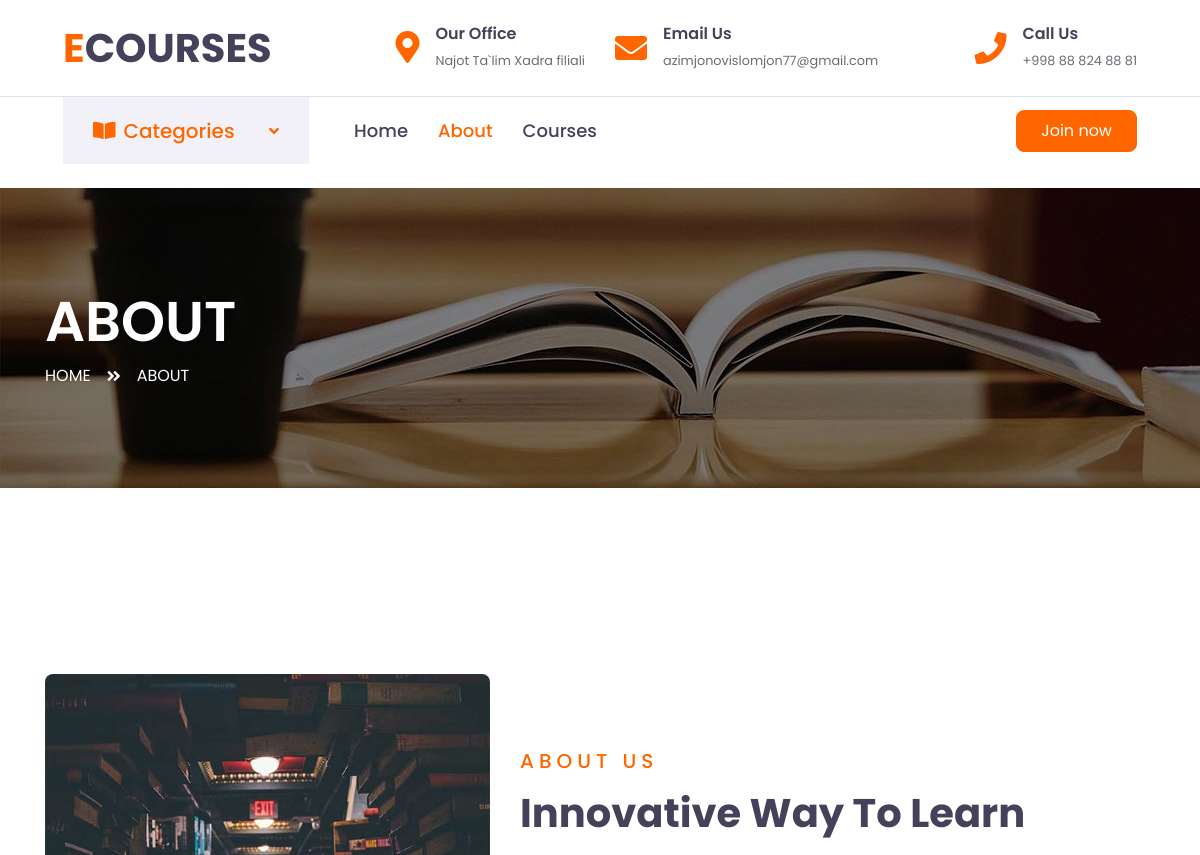
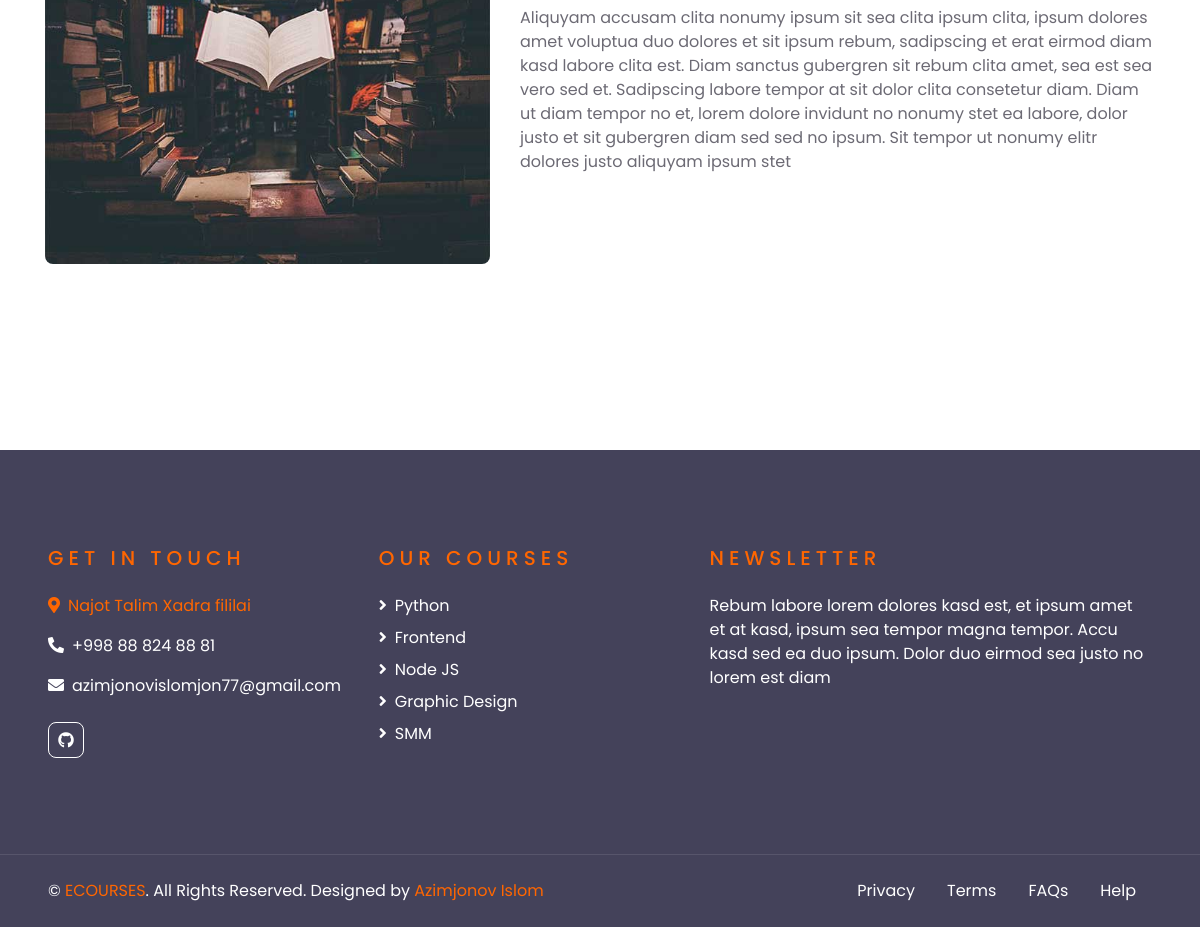
/course/about/, run on the app's committed database (2 pictures, top to bottom).
### course/models.py (models this page shows, shortened)
class Course(models.Model):
    title = models.CharField(max_length=255)
    image = models.ImageField(upload_to='images/', blank=True, null=True)
    students = models.PositiveIntegerField(default=0)
    duration = models.DurationField(default=timedelta())
    description = models.TextField(blank=True, null=True)
    rating = models.FloatField(default=0.0)
    num_reviews = models.PositiveIntegerField(default=0)
    price = models.DecimalField(max_digits=6, decimal_places=2)
    category = models.ForeignKey(Category, on_delete=models.CASCADE, related_name='courses', default=1)
    slug = models.SlugField(unique=True, null=True, blank=True)
    lesson_count = models.PositiveIntegerField(default=0)
    module_count = models.PositiveIntegerField(default=0)

### course/views.py (the view)
# urls.py: path('about/', AboutView.as_view(), name='about'),
class AboutView(ListView):
    model = Course
    template_name = 'course/about.html'
    context_object_name = 'courses'
    def get_queryset(self):
        return Course.objects.annotate(average_rating=Avg('comments__rating'))
    def get_context_data(self, **kwargs):
        context = super().get_context_data(**kwargs)
        context['categories'] = Category.objects.all()
        return context

### course/templates/course/about.html (shortened to what this page needs)
{% load static %}
{% load custom_filters %}
<!DOCTYPE html>
<html lang="en">
<head>
    <link href="https://cdnjs.cloudflare.com/ajax/libs/font-awesome/5.10.0/css/all.min.css" rel="stylesheet">
    <link href="{% static 'course/lib/owlcarousel/assets/owl.carousel.min.css' %}" rel="stylesheet" />
    <link href="{% static 'course/css/style.css' %}" rel="stylesheet" />
</head>
<body>
    <div class="container-fluid d-none d-lg-block">
        <div class="row align-items-center py-4 px-xl-5">
          <div class="col-lg-3">
            <a href="" class="text-decoration-none"><h1 class="m-0"><span class="text-primary">E</span>COURSES</h1></a>
          </div>
          <div class="col-lg-3 text-right">
            <div class="d-inline-flex align-items-center">
              <a href="https://maps.app.goo.gl/pmTfipbG1gK8Cf9U8"><i class="fa fa-2x fa-map-marker-alt text-primary mr-3"></i></a>
              <div class="text-left">
                <h6 class="font-weight-semi-bold mb-1">Our Office</h6>
                <small>Najot Ta`lim Xadra filiali</small>
              </div>
            </div>
          </div>
          <div class="col-lg-3 text-right">
            <div class="d-inline-flex align-items-center">
              <i class="fa fa-2x fa-envelope text-primary mr-3"></i>
              <div class="text-left">
                <h6 class="font-weight-semi-bold mb-1">Email Us</h6>
                <small>azimjonovislomjon77@gmail.com</small>
              </div>
            </div>
          </div>
          <div class="col-lg-3 text-right">
            <div class="d-inline-flex align-items-center">
              <i class="fa fa-2x fa-phone text-primary mr-3"></i>
              <div class="text-left">
                <h6 class="font-weight-semi-bold mb-1">Call Us</h6>
                <small>+998 88 824 88 81</small>
              </div>
            </div>
          </div>
        </div>
      </div>
    <div class="container-fluid">
        <div class="row border-top px-xl-5">
          <div class="col-lg-3 d-none d-lg-block">
            <a class="d-flex align-items-center justify-content-between bg-secondary w-100 text-decoration-none" data-toggle="collapse" href="#navbar-vertical" style="height: 67px; padding: 0 30px;">
              <h5 class="text-primary m-0"><i class="fa fa-book-open mr-2"></i>Categories</h5>
              <i class="fa fa-angle-down text-primary"></i>
            </a>
          </div>
          <div class="col-lg-9">
            <nav class="navbar navbar-expand-lg bg-light navbar-light py-3 py-lg-0 px-0">
              <div class="collapse navbar-collapse justify-content-between" id="navbarCollapse">
                <div class="navbar-nav py-0">
                  <a href="{% url 'course:index' %}" class="nav-item nav-link ">Home</a>
                  <a href="{% url 'course:about' %}" class="nav-item nav-link active">About</a>
                  <a href="{% url "course:course_list" %}" class="nav-item nav-link">Courses</a>
                </div>
                {% if user.is_authenticated %}
                  <a class="btn btn-primary py-2 px-4 ml-auto d-none d-lg-block" href="{% url 'users:logout_page' %}">Chiqish</a>
                {% else %}
                  <a class="btn btn-primary py-2 px-4 ml-auto d-none d-lg-block" href="{% url 'users:login_page' %}">Join now</a>
                {% endif %}
              </div>
            </nav>
          </div>
        </div>
      </div>
    <div class="container-fluid page-header" style="margin-bottom: 90px;">
        <div class="container">
            <div class="d-flex flex-column justify-content-center" style="min-height: 300px">
                <h3 class="display-4 text-white text-uppercase">About</h3>
                <div class="d-inline-flex text-white">
                    <p class="m-0 text-uppercase"><a class="text-white" href="">Home</a></p>
                    <i class="fa fa-angle-double-right pt-1 px-3"></i>
                    <p class="m-0 text-uppercase">About</p>
                </div>
            </div>
        </div>
    </div>
    <div class="container-fluid py-5">
        <div class="container py-5">
            <div class="row align-items-center">
                <div class="col-lg-5">
                    <img class="img-fluid rounded mb-4 mb-lg-0" src="{% static 'course/img/about.jpg'%}" alt="">
                </div>
                <div class="col-lg-7">
                    <div class="text-left mb-4">
                        <h5 class="text-primary text-uppercase mb-3" style="letter-spacing: 5px;">About Us</h5>
                        <h1>Innovative Way To Learn</h1>
                    </div>
                    <p>Aliquyam accusam clita nonumy ipsum sit sea clita ipsum clita, ipsum dolores amet voluptua duo dolores et sit ipsum rebum, sadipscing et erat eirmod diam kasd labore clita est. Diam sanctus gubergren sit rebum clita amet, sea est sea vero sed et. Sadipscing labore tempor at sit dolor clita consetetur diam. Diam ut diam tempor no et, lorem dolore invidunt no nonumy stet ea labore, dolor justo et sit gubergren diam sed sed no ipsum. Sit tempor ut nonumy elitr dolores justo aliquyam ipsum stet</p>
                </div>
            </div>
        </div>
    </div>
    <div class="container-fluid bg-dark text-white py-5 px-sm-3 px-lg-5" style="margin-top: 90px;">
        <div class="row pt-5">
          <div class="col-lg-7 col-md-12">
            <div class="row">
              <div class="col-md-6 mb-5">
                <h5 class="text-primary text-uppercase mb-4" style="letter-spacing: 5px;">Get In Touch</h5>
                <a href="https://maps.app.goo.gl/pmTfipbG1gK8Cf9U8">
                  <i href='https://maps.app.goo.gl/pmTfipbG1gK8Cf9U8' class="fa fa-map-marker-alt mr-2"></i>Najot Talim Xadra fililai
                <a>
                  <i class="fa fa-phone-alt mr-2"></i>+998 88 824 88 81
                <p>
                  <i class="fa fa-envelope mr-2"></i>azimjonovislomjon77@gmail.com
                </p>
                <div class="d-flex justify-content-start mt-4">
                  <a class="btn btn-outline-light btn-square mr-2" href="https://github.com/az1mjonovislom77"><i class="fab fa-github"></i></a>
                </div>
              </div>
              <div class="col-md-6 mb-5">
                <h5 class="text-primary text-uppercase mb-4" style="letter-spacing: 5px;">Our Courses</h5>
                {%for course in courses %}
                <div class="d-flex flex-column justify-content-start">
                  <a class="text-white mb-2" href="{% url 'course:course_detail' course.slug %}"><i class="fa fa-angle-right mr-2"></i>{{course.title}}</a>
                </div>
                {% endfor%}
              </div>
            </div>
          </div>
          <div class="col-lg-5 col-md-12 mb-5">
            <h5 class="text-primary text-uppercase mb-4" style="letter-spacing: 5px;">Newsletter</h5>
            <p>Rebum labore lorem dolores kasd est, et ipsum amet et at kasd, ipsum sea tempor magna tempor. Accu kasd sed ea duo ipsum. Dolor duo eirmod sea justo no lorem est diam</p>
            </div>
          </div>
        </div>
      <div class="container-fluid bg-dark text-white border-top py-4 px-sm-3 px-md-5" style="border-color: rgba(256, 256, 256, .1) !important;">
        <div class="row">
          <div class="col-lg-6 text-center text-md-left mb-3 mb-md-0">
            <p class="m-0 text-white">
              &copy; <a href="#">ECOURSES</a>. All Rights Reserved. Designed by <a href="https://github.com/az1mjonovislom77">Azimjonov Islom</a>
            </p>
          </div>
          <div class="col-lg-6 text-center text-md-right">
            <ul class="nav d-inline-flex">
              <li class="nav-item">
                <a class="nav-link text-white py-0" href="#">Privacy</a>
              </li>
              <li class="nav-item">
                <a class="nav-link text-white py-0" href="#">Terms</a>
              </li>
              <li class="nav-item">
                <a class="nav-link text-white py-0" href="#">FAQs</a>
              </li>
              <li class="nav-item">
                <a class="nav-link text-white py-0" href="#">Help</a>
              </li>
            </ul>
          </div>
        </div>
      </div>
</body>
</html>

### data on the page
Course: title "Python"
Course: title "Frontend"
Course: title "Node JS"
Course: title "Graphic Design"
Course: title "SMM"
